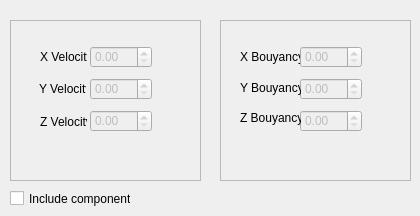
   <widget class="QWidget" name="tab_2">
    <attribute name="title">
     <string>Velocity</string>
    </attribute>
    <widget class="QFrame" name="frame_8">
     <property name="geometry">
      <rect>
       <x>10</x>
       <y>20</y>
       <width>191</width>
       <height>161</height>
      </rect>
     </property>
     <property name="frameShape">
      <enum>QFrame::StyledPanel</enum>
     </property>
     <property name="frameShadow">
      <enum>QFrame::Raised</enum>
     </property>
     <widget class="QDoubleSpinBox" name="doubleSpinBox_24">
      <property name="enabled">
       <bool>false</bool>
      </property>
      <property name="geometry">
       <rect>
        <x>80</x>
        <y>90</y>
        <width>62</width>
        <height>22</height>
       </rect>
      </property>
      <property name="specialValueText">
       <string/>
      </property>
      <property name="showGroupSeparator" stdset="0">
       <bool>false</bool>
      </property>
     </widget>
     <widget class="QLabel" name="label_24">
      <property name="geometry">
       <rect>
        <x>30</x>
        <y>30</y>
        <width>47</width>
        <height>13</height>
       </rect>
      </property>
      <property name="text">
       <string>X Velocity</string>
      </property>
     </widget>
     <widget class="QLabel" name="label_25">
      <property name="geometry">
       <rect>
        <x>29</x>
        <y>62</y>
        <width>47</width>
        <height>13</height>
       </rect>
      </property>
      <property name="text">
       <string>Y Velocity</string>
      </property>
     </widget>
     <widget class="QDoubleSpinBox" name="doubleSpinBox_25">
      <property name="enabled">
       <bool>false</bool>
      </property>
      <property name="geometry">
       <rect>
        <x>80</x>
        <y>58</y>
        <width>62</width>
        <height>22</height>
       </rect>
      </property>
      <property name="specialValueText">
       <string/>
      </property>
      <property name="showGroupSeparator" stdset="0">
       <bool>false</bool>
      </property>
      <property name="maximum">
       <double>300.000000000000000</double>
      </property>
     </widget>
     <widget class="QDoubleSpinBox" name="doubleSpinBox_26">
      <property name="enabled">
       <bool>false</bool>
      </property>
      <property name="geometry">
       <rect>
        <x>80</x>
        <y>26</y>
        <width>62</width>
        <height>22</height>
       </rect>
      </property>
      <property name="specialValueText">
       <string/>
      </property>
      <property name="showGroupSeparator" stdset="0">
       <bool>false</bool>
      </property>
      <property name="maximum">
       <double>300.000000000000000</double>
      </property>
     </widget>
     <widget class="QLabel" name="label_26">
      <property name="geometry">
       <rect>
        <x>30</x>
        <y>95</y>
        <width>47</width>
        <height>13</height>
       </rect>
      </property>
      <property name="text">
       <string>Z Velocity</string>
      </property>
     </widget>
    </widget>
    <widget class="QFrame" name="frame_9">
     <property name="geometry">
      <rect>
       <x>220</x>
       <y>20</y>
       <width>191</width>
       <height>161</height>
      </rect>
     </property>
     <property name="frameShape">
      <enum>QFrame::StyledPanel</enum>
     </property>
     <property name="frameShadow">
      <enum>QFrame::Raised</enum>
     </property>
     <widget class="QDoubleSpinBox" name="doubleSpinBox_27">
      <property name="enabled">
       <bool>false</bool>
      </property>
      <property name="geometry">
       <rect>
        <x>80</x>
        <y>90</y>
        <width>62</width>
        <height>22</height>
       </rect>
      </property>
      <property name="specialValueText">
       <string/>
      </property>
      <property name="showGroupSeparator" stdset="0">
       <bool>false</bool>
      </property>
     </widget>
     <widget class="QLabel" name="label_27">
      <property name="geometry">
       <rect>
        <x>20</x>
        <y>29</y>
        <width>61</width>
        <height>16</height>
       </rect>
      </property>
      <property name="text">
       <string>X Bouyancy</string>
      </property>
     </widget>
     <widget class="QDoubleSpinBox" name="doubleSpinBox_28">
      <property name="enabled">
       <bool>false</bool>
      </property>
      <property name="geometry">
       <rect>
        <x>80</x>
        <y>58</y>
        <width>62</width>
        <height>22</height>
       </rect>
      </property>
      <property name="specialValueText">
       <string/>
      </property>
      <property name="showGroupSeparator" stdset="0">
       <bool>false</bool>
      </property>
      <property name="maximum">
       <double>300.000000000000000</double>
      </property>
     </widget>
     <widget class="QDoubleSpinBox" name="doubleSpinBox_29">
      <property name="enabled">
       <bool>false</bool>
      </property>
      <property name="geometry">
       <rect>
        <x>80</x>
        <y>26</y>
        <width>62</width>
        <height>22</height>
       </rect>
      </property>
      <property name="specialValueText">
       <string/>
      </property>
      <property name="showGroupSeparator" stdset="0">
       <bool>false</bool>
      </property>
      <property name="maximum">
       <double>300.000000000000000</double>
      </property>
     </widget>
     <widget class="QLabel" name="label_28">
      <property name="geometry">
       <rect>
        <x>20</x>
        <y>60</y>
        <width>61</width>
        <height>16</height>
       </rect>
      </property>
      <property name="text">
       <string>Y Bouyancy</string>
      </property>
     </widget>
     <widget class="QLabel" name="label_29">
      <property name="geometry">
       <rect>
        <x>20</x>
        <y>90</y>
        <width>61</width>
        <height>16</height>
       </rect>
      </property>
      <property name="text">
       <string>Z Bouyancy</string>
      </property>
     </widget>
    </widget>
    <widget class="QCheckBox" name="checkBox_3">
     <property name="geometry">
      <rect>
       <x>10</x>
       <y>190</y>
       <width>121</width>
       <height>17</height>
      </rect>
     </property>
     <property name="text">
      <string>Include component</string>
     </property>
    </widget>
   </widget>
